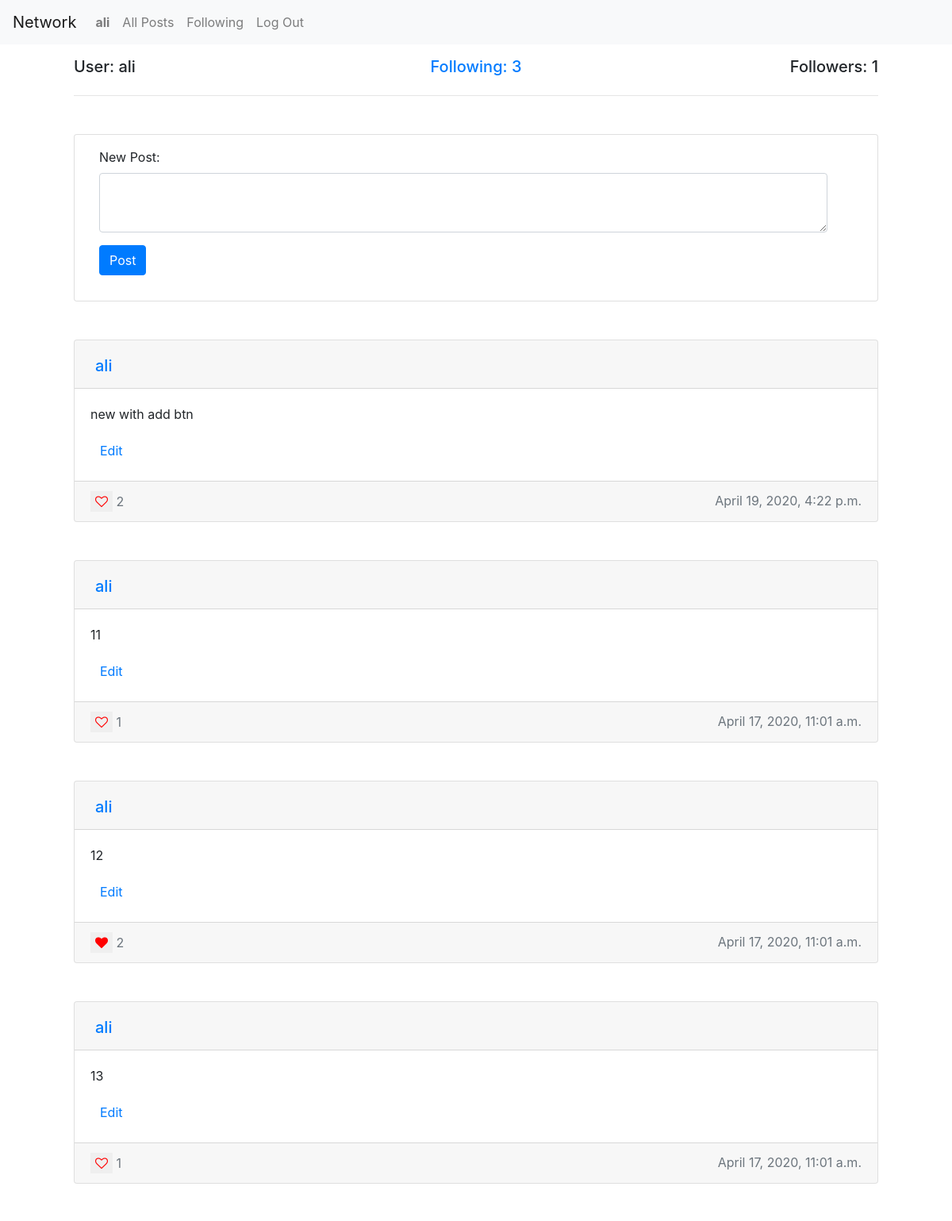
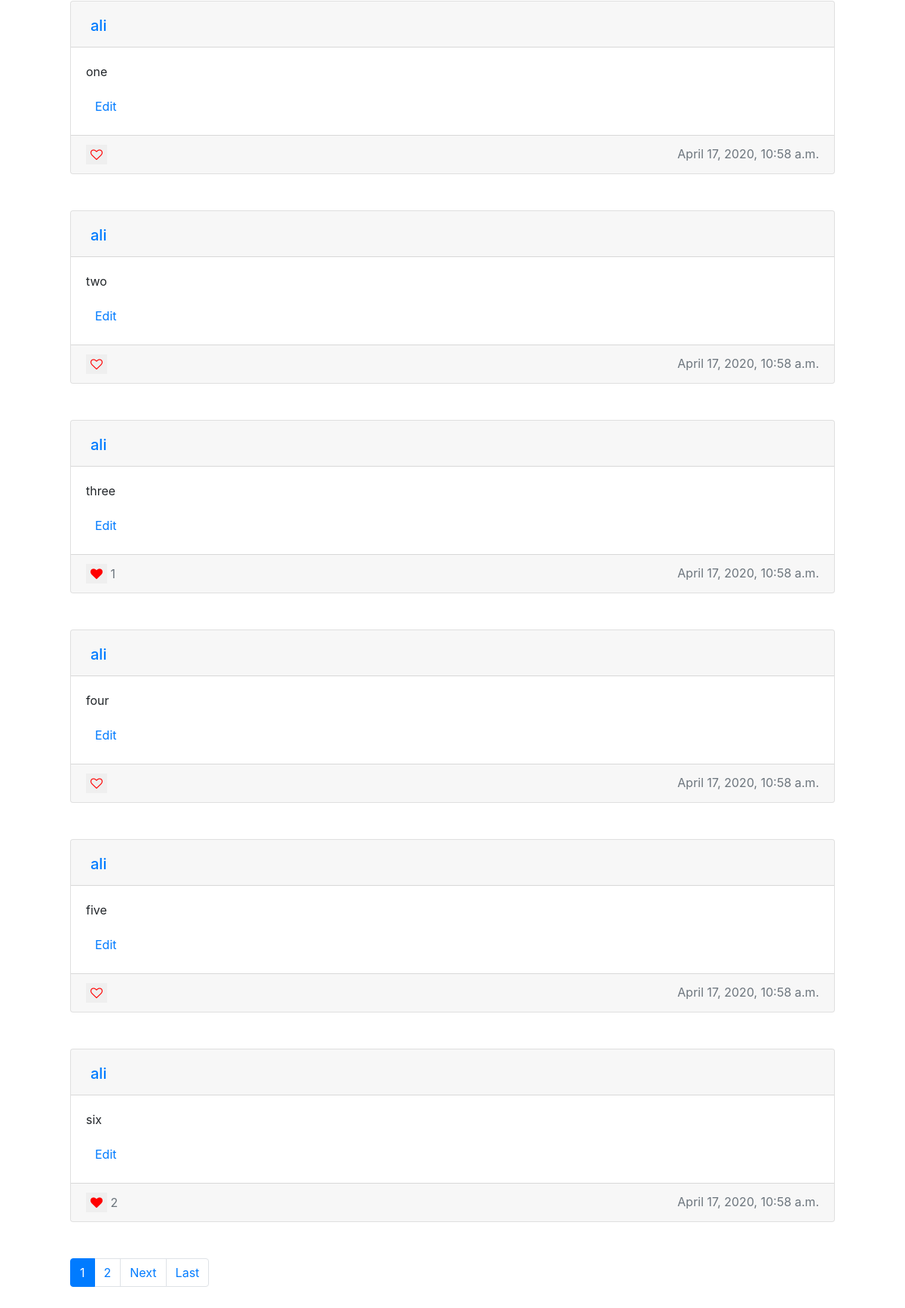
The page /profile (signed in) on the database its author committed (2 pictures, top to bottom).
### network/models.py (models this page shows, shortened)
class User(AbstractUser):
    followers = models.ManyToManyField(settings.AUTH_USER_MODEL, blank=True, related_name="following")
    class Meta:
        verbose_name_plural="Users"

class Post(models.Model):
    user = models.ForeignKey(User, on_delete=models.CASCADE, related_name="posts")
    post = models.TextField(blank=False)
    like = models.ManyToManyField(User, blank="True", related_name="likes")
    created = models.DateTimeField(default=datetime.now(), blank=True)
    class Meta:
        verbose_name_plural="Posts"

### network/views.py (the view)
# urls.py: path("profile", views.profile, name="profile"),
@login_required(login_url="login")
def profile(request):
    profilePost = Post.objects.filter(user=request.user).order_by("-created").all()
    following = request.user.followers.all().count()
    follower = request.user.following.all().count()
    return render(request, "network/profile.html",{
        "posts": profilePost,
        "form":forms.PostForm(),
        "page_obj": paginator(profilePost, request.GET.get('page')),
        "following": following,
        "follower": follower
    })

### network/forms.py
class PostForm(ModelForm):
    class Meta:
        model = Post
        fields = ["post"]
        widgets = {
            "post" : forms.Textarea(
                attrs = {
                    "class" : "form-control text-height",
                    "rows" : "4",
                    "cols" : "10"
                }
            )
        }
        labels = {
            "post" : "New Post"
        }

### network/views.py (called while the page is built)
def paginator(posts, page):
    paginator = Paginator(posts, 10)
    page_number = page
    page_obj = paginator.get_page(page_number)
    return page_obj

### network/templates/network/profile.html
{% extends "network/index.html" %}
{% block page %}
    <div class="row">
        <div class="col d-flex justify-content-right">
            <h5>User: {{ request.user.username }} </h5>
        </div>
        <div class="col d-flex justify-content-center">
            <a href="{% url 'followingView' %}">
                <h5>Following: {{ following }} </h5>
            </a>
        </div>
        <div class="col d-flex justify-content-end">
            <h5>Followers: {{ follower }} </h5>
        </div>
    </div>
    <hr>
{% endblock %}

### network/templates/network/index.html (shortened to what this page needs)
{% extends "network/layout.html" %}
{% load static %}
{% block body %}
    <div class="container">
        <div class="page mt-3 ml-5 mr-5">
            {% block page %}
            {% endblock %}
        </div>
        {% if user.is_authenticated %}
            <div class="card m-5">
                <form action="{% url 'new' %}" id="newPost" method ="post">
                    <div class="row m-3 mr-5">
                        <div class="col">
                            <div class="form-group">
                                {{ form }}
                            </div>
                            <div class="form-group">
                                <input type="Submit" class="btn btn-primary" value="Post">
                            </div>
                        </div>
                    </div>
                </form>
            </div>
        {% endif %}
        {% for post in page_obj %}
            <div class="card m-5">
                <div class="card-header" id="post-{{ post.id }}">
                    <ul class="nav card-header-tabs">
                        <li class="nav-item">
                            {% if post.user == user %}
                                <a class="nav-link" href="{% url 'profile' %}">
                                    <h5>{{ post.user.username }}</h5>
                                </a>
                            {% else %}
                                <a class="nav-link" href="{% url 'userPosts' post.user.id %}">
                                    <h5>{{ post.user.username }}</h5>
                                </a>
                            {% endif %}
                        </li>
                    </ul>
                </div>
                <div class="card-body">
                    <p id="content-{{ post.id }}" class="card-text">{{ post.post }}</p>
                    {% if user.is_authenticated %}
                        {% if post.user == user %}
                            <button class="btn btn-outline-primary btn-link" onclick="edit('{{ post.id }}')" id="editbtn-{{ post.id }}">
                                Edit
                            </button>
                        {% endif %}
                    {% endif %}
                </div>
                <div class="card-footer">
                    <div class="row">
                        <div class="col text-muted text-left">
                            {% if user.is_authenticated %}
                                <button id="likebtn-{{post.id}}" class="btn-link" onclick="like('{{ post.id }}')">
                                    {% if user in post.like.all %}
                                        <i id="likeToggle-{{ post.id }}" class="fa fa-heart"></i>
                                    {% else %}
                                        <i id="likeToggle-{{ post.id }}" class="fa fa-heart-o"></i>
                                    {% endif %}
                                </button>
                                {% if post.like.count > 0 %}
                                    <span id="count-{{ post.id }}">{{ post.like.count }}</span>
                                {% else %}
                                    <span id="count-{{ post.id }}"></span>
                                {% endif %}
                            {% endif %}
                        </div>
                        <div class="col text-muted text-right">
                            {{ post.created }}
                        </div>
                    </div>
                </div>
            </div>
        {% endfor %}
        <nav aria-label="Page navigation" class="m-5">
            <ul class="pagination">
                {% for num in page_obj.paginator.page_range %}
                    {% if page_obj.number == num %}
                        <li class="page-item active">
                            <a class="page-link" href="?page={{ num }}">{{ num }}</a>
                        </li>
                    {% elif num > page_obj.number|add:'-3' and num < page_obj.number|add:'3' %}
                        <li class="page-item">
                            <a class="page-link" href="?page={{ num }}">{{ num }}</a>
                        </li>
                    {% endif %}
                {% endfor %}
                {% if page_obj.has_next %}
                    <li class="page-item">
                        <a class="page-link" href="?page={{ page_obj.next_page_number }}">Next</a>
                    </li>
                    <li class="page-item">
                        <a class="page-link" href="?page={{ page_obj.paginator.num_pages }}">Last</a>
                    </li>
                {% endif %}
            </ul>
        </nav>
    </div>
{% endblock %}

### network/templates/network/layout.html (shortened to what this page needs)
{% load static %}
<!DOCTYPE html>
<html lang="en">
    <head>
        <link rel="stylesheet" href="https://stackpath.bootstrapcdn.com/bootstrap/4.4.1/css/bootstrap.min.css">
        <link href="{% static 'network/styles.css' %}" rel="stylesheet">
        <link href="https://stackpath.bootstrapcdn.com/font-awesome/4.7.0/css/font-awesome.min.css" rel="stylesheet">
    </head>
    <body>
        <nav class="navbar navbar-expand-lg navbar-light bg-light">
            <a class="navbar-brand" href="{% url 'index' %}">Network</a>
            <div>
              <ul class="navbar-nav mr-auto">
                {% if user.is_authenticated %}
                    <li class="nav-item">
                        <a class="nav-link" id="currUser" userid="{{ user.id }}" href="{% url 'profile' %}">
                            <strong>{{ user.username }}</strong>
                        </a>
                    </li>
                {% endif %}
                <li class="nav-item">
                  <a class="nav-link" href="{% url 'index' %}">All Posts</a>
                </li>
                {% if user.is_authenticated %}
                    <li class="nav-item">
                        <a class="nav-link" href="{% url 'followingView' %}">Following</a>
                    </li>
                    <li class="nav-item">
                        <a class="nav-link" href="{% url 'logout' %}">Log Out</a>
                    </li>
                {% endif %}
              </ul>
            </div>
        </nav>
        <div class="body">
            {% block body %}
            {% endblock %}
        </div>
    </body>
</html>

### network/static/network/styles.css (style rules this page uses)
.text-height { height: 75px !important; }
.btn-link { border: none !important; }
.fa-heart-o { color:red !important; }
.fa-heart { color:red !important; }

### rows shown on the page
User: username "ali", user.username "ali"
Post: user.username "ali", post "new with add btn", like.count "2", created "April 19, 2020, 4:22 p.m."
Post: user.username "ali", post "11", like.count "1", created "April 17, 2020, 11:01 a.m."
Post: user.username "ali", post "12", like.count "2", created "April 17, 2020, 11:01 a.m."
Post: user.username "ali", post "13", like.count "1", created "April 17, 2020, 11:01 a.m."
Post: user.username "ali", post "one", created "April 17, 2020, 10:58 a.m."
Post: user.username "ali", post "two", created "April 17, 2020, 10:58 a.m."
Post: user.username "ali", post "three", like.count "1", created "April 17, 2020, 10:58 a.m."
Post: user.username "ali", post "four", created "April 17, 2020, 10:58 a.m."
Post: user.username "ali", post "five", created "April 17, 2020, 10:58 a.m."
Post: user.username "ali", post "six", like.count "2", created "April 17, 2020, 10:58 a.m."

### other values the page prints
{{ following }} "3"
{{ follower }} "1"
{{ num }} "1"
{{ num }} "2"
